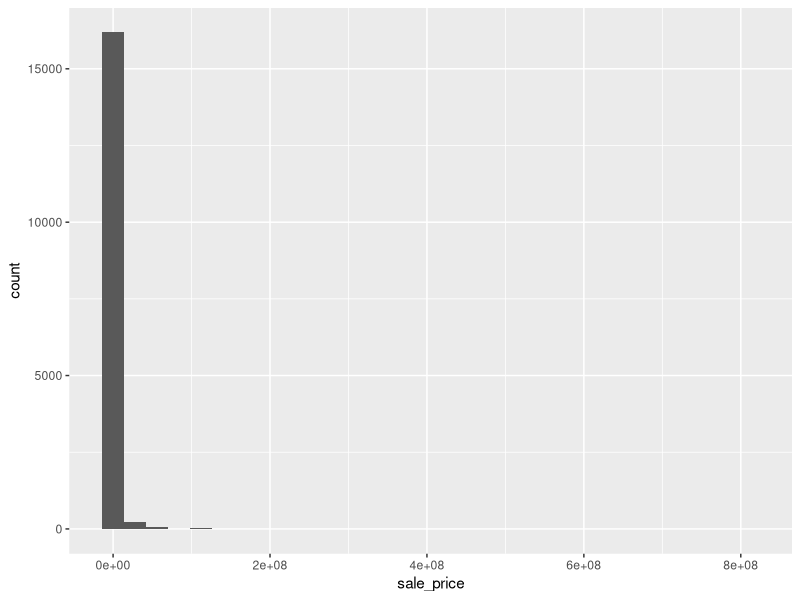
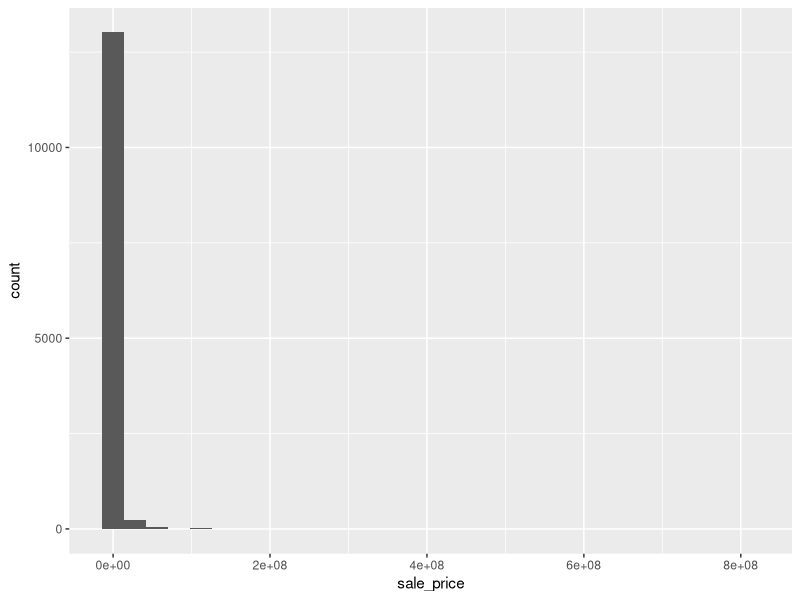
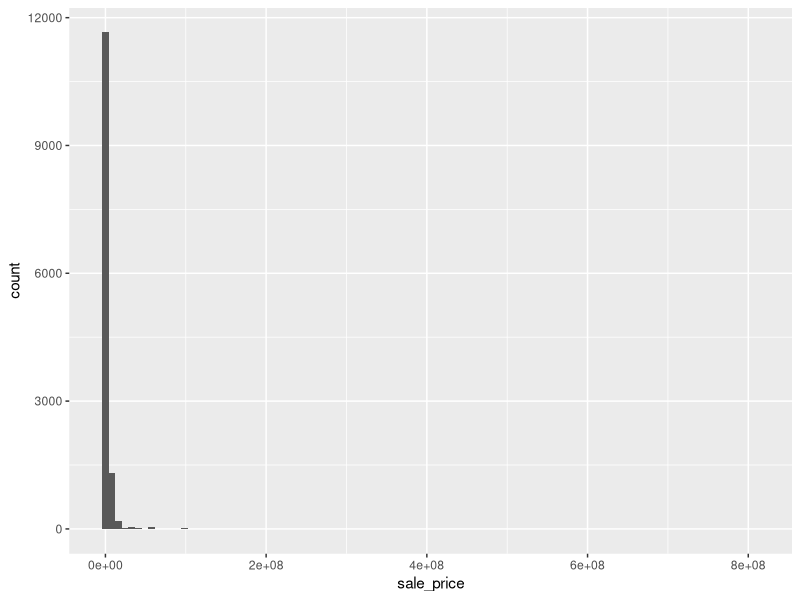
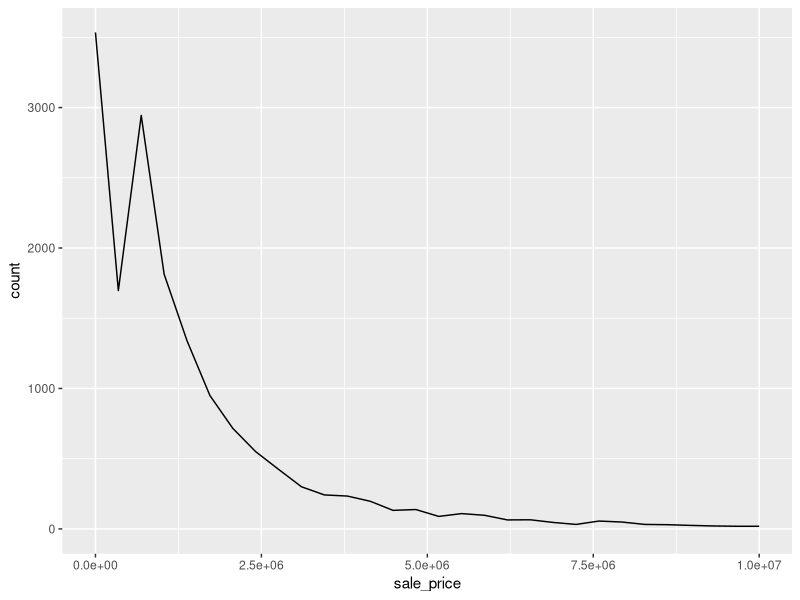
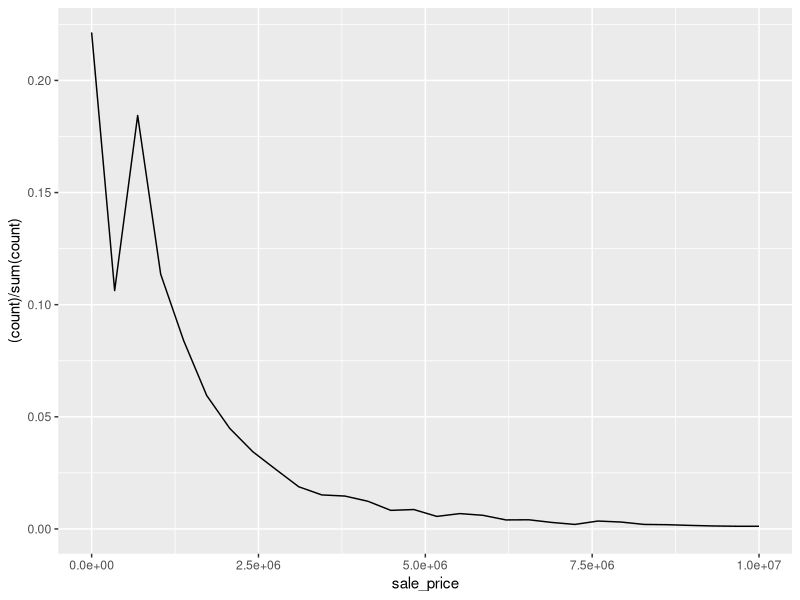
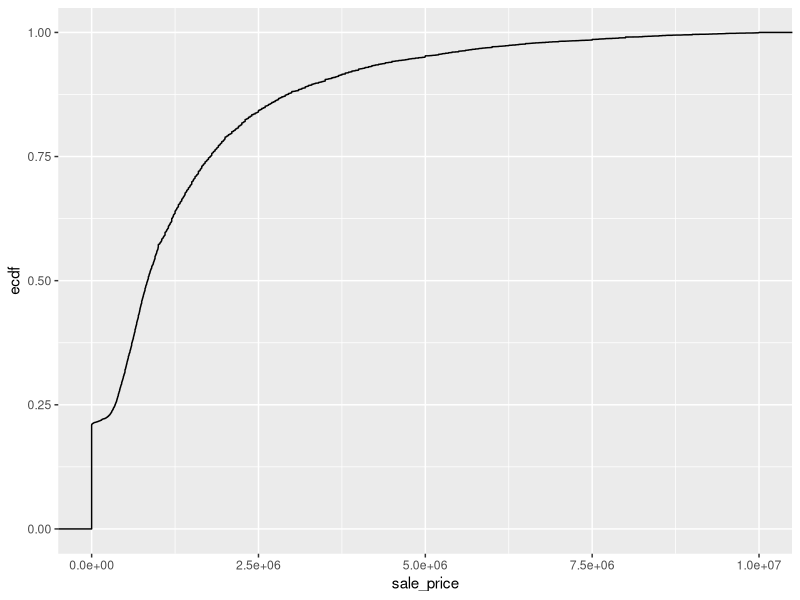
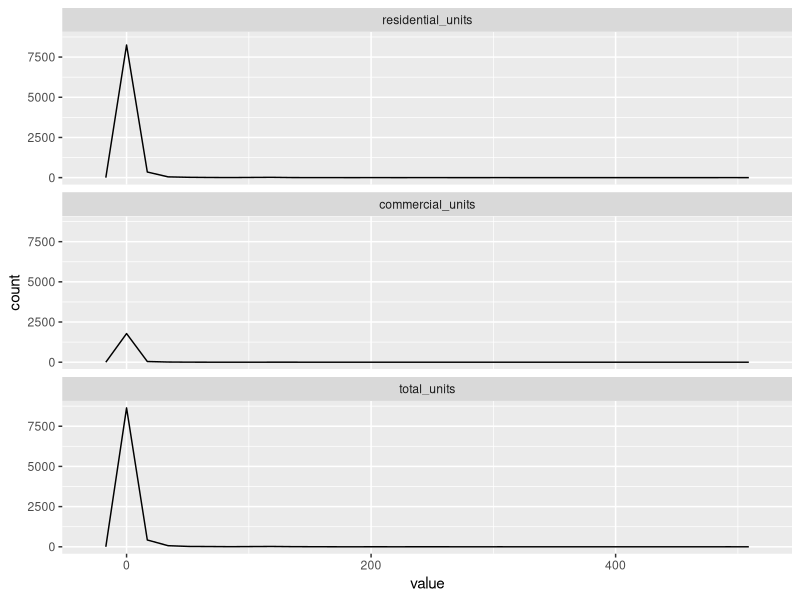
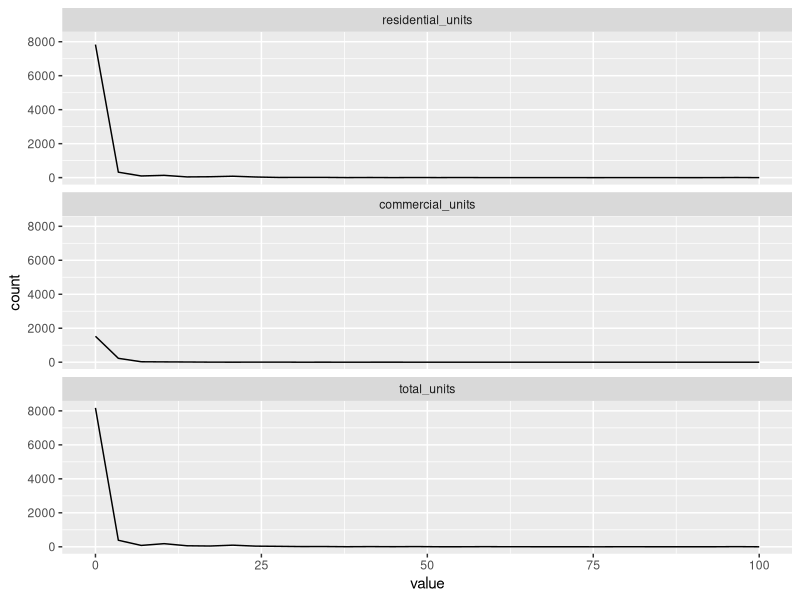

Reproduce these figures in R, in order.
library(data.table)
library(magrittr)
library(readxl)
library(ggplot2)

# Import the data

# manhattan <- fread("week2/data/rollingsales_manhattan_cleaned.xlsx")
# manhattan <- read.csv("week2/data/rollingsales_manhattan.xlsx", skip = 4) %>% data.table()
manhattan <- read_excel("week2/data/rollingsales_manhattan.xlsx", skip = 4) %>% data.table()

names(manhattan)
names(manhattan) <- gsub(" ", "_", names(manhattan)) %>% tolower()


# Are the columns in the right format?

str(manhattan)

# Example to show what if a column is not in right format
manhattan[, sale_date_str := as.character(sale_date)]
manhattan[, sale_date_str := as.POSIXct(sale_date)]
manhattan[, sale_date_str := NULL]


# Check basic distribution of features! Do they make sense?

summary(manhattan)

manhattan[, .N, neighborhood]
manhattan[, .N, building_class_category]
manhattan[, .N, tax_class_at_present]
manhattan[, .N, block]

manhattan[, lapply(.SD, uniqueN)]

manhattan[, lapply(.SD, function(x) sum(is.na(x)))]

manhattan[, easement := NULL]

manhattan[, .N, keyby = total_units]


# Visualize features

ggplot(manhattan, aes(x = sale_price)) +
  geom_histogram()

manhattan[, .N, sale_price == 0]

# Sale price
ggplot(manhattan[sale_price > 0], aes(x = sale_price)) +
  geom_histogram()
ggplot(manhattan[sale_price > 0], aes(x = sale_price)) +
  geom_histogram(bins = 100)

ggplot(manhattan, aes(x = sale_price)) +
  geom_freqpoly() +
  xlim(c(0, 10^7))

ggplot(manhattan, aes(x = sale_price)) +
  geom_freqpoly(aes(y = (..count..) / sum(..count..))) +
  xlim(c(0, 10^7))

ggplot(manhattan, aes(x = sale_price)) +
  stat_ecdf() +
  xlim(c(0, 10^7))

# Total unit, residential unit, commercial unit
manhattan[commercial_units + residential_units != total_units]

melt(manhattan, measure.vars = c("residential_units", "commercial_units", "total_units")) %>%
  ggplot(aes(x = value)) +
  geom_freqpoly() +
  facet_wrap(~variable, ncol = 1)

melt(manhattan, measure.vars = c("residential_units", "commercial_units", "total_units")) %>%
  ggplot(aes(x = value)) +
  geom_freqpoly() +
  xlim(c(0, 100)) +
  facet_wrap(~variable, ncol = 1)

# Year built
ggplot(manhattan, aes(year_built)) +
  geom_histogram()

# Sale date
ggplot(manhattan, aes(year_built)) +
  geom_histogram()


# Which features would be useful for predictin sale price?

ggplot(manhattan, aes(x = as.factor(month(sale_date)), y = sale_price)) +
  geom_boxplot() +
  ylim(c(0, 10^7))

ggplot(manhattan, aes(x = sale_price, y = gross_square_feet)) +
  geom_point()

ggplot(manhattan, aes(x = sale_price, y = gross_square_feet)) +
  geom_point() +
  xlim(c(10^4, 10^9))

ggplot(manhattan, aes(x = sale_price, y = gross_square_feet)) +
  geom_point()
scale_x_log10()

ggplot(manhattan, aes(x = sale_price, y = (land_square_feet))) +
  geom_point() +
  scale_x_log10()

manhattan[, .(avg_sale_price = mean(sale_price), n = .N), tax_class_at_present] %>%
  ggplot(aes(x = tax_class_at_present, y = avg_sale_price)) +
  geom_col() +
  geom_text(aes(label = paste0("Num obs:\n", n), vjust = -0.5))
